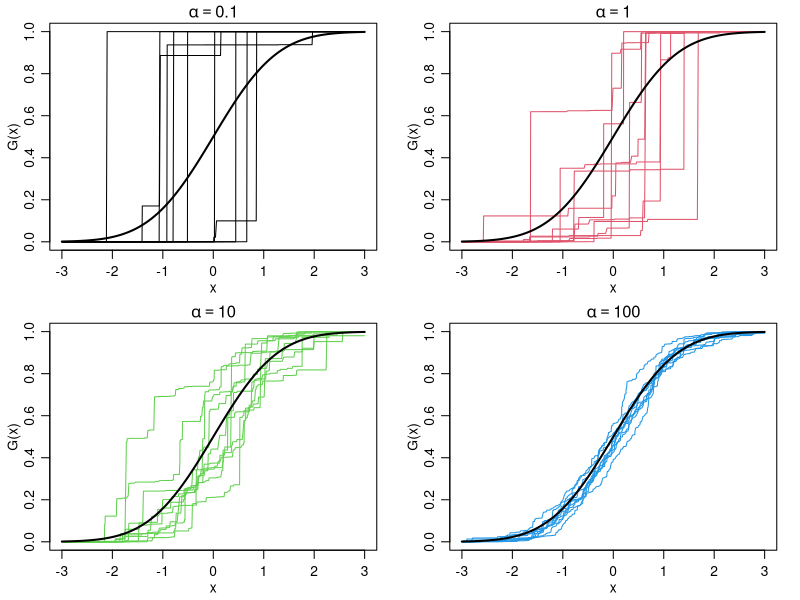

Reproduce this figure in R.
## ---- chunk 1
knitr::opts_chunk$set(echo = TRUE)
## ---- chunk 2
# simulation of several G such that G ~ DP(alpha, G_0 = N(0,1)) for several values of alpha
k <- 1000
alpha <- c(0.1,1,10,100)
G0 <- function(x) pnorm(x)
par(mfrow = c(2,2), mar = c(3,3,1.4,1.4), mgp = c(1.75,0.75,0))
set.seed(1)
for (i in 1:length(alpha)) {
  plot(NA, NA, xlim = c(-3,3), ylim = c(0,1), xlab = "x", ylab = "G(x)", main = bquote(alpha == .(alpha[i])))
    for (l in 1:10) {
      x <- sort(runif(n = k, min = -3, max = 3))
      a <- NULL
      a[1] <- alpha[i]*G0(x[1]) 
      a[k+1] <- alpha[i]*(1 - G0(x[k]))
      for (j in 2:k)
        a[j] <- alpha[i]*(G0(x[j]) - G0(x[j-1]))
      u <- c(gtools::rdirichlet(n = 1, alpha = a))
      lines(x = x, y = cumsum(u)[-(k+1)], type = "l", col = i)
    }
  curve(expr = G0(x), from = -3, to = 3, n = 1000, lwd = 2, add = TRUE)
}
